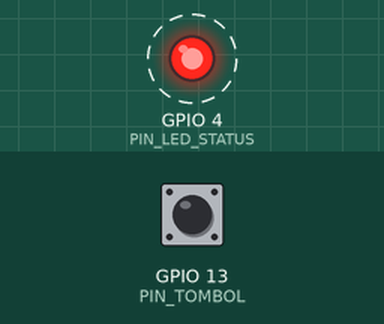
Bench run of a sketch on a simulated ESP32. On the bench: output pins drawn as LEDs (lit = HIGH). Dashed ring = blinking. The inputs (shaded band) are chosen by the test bench; at power-on: GPIO 13 (PIN_TOMBOL) HIGH. What the sketch prints to the serial monitor is not drawn.

Above: at 1.2 s.
1.3 s: GPIO 13 (PIN_TOMBOL) pulled LOW for 0.15 s
Timing chart, 0 to 10.3 s (numbered marks = the images above; inputs shaded):
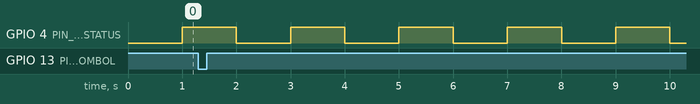

Measured:
- by itself, GPIO 4 (PIN_LED_STATUS): alternates HIGH for 1.0 s and LOW for 1.0 s

The sketch:

modul08_obat_millis.ino
```cpp
// Modul 8 - Praktik 1 (bagian B): obatnya, pola millis()
// Rangkaian sama: LED status di D4, tombol di D13.
// LED tetap berganti setiap 1 detik, tetapi tombol diperiksa ribuan kali per detik.

const int PIN_LED_STATUS = 4;
const int PIN_TOMBOL = 13;
const unsigned long JEDA_KEDIP = 1000;  // LED berganti setiap 1 detik, sama seperti versi delay()
const unsigned long JEDA_LAPOR = 2000;  // lapor setiap 2 detik
const unsigned long JEDA_PANTUL = 30;   // milidetik: bacaan tombol harus tenang selama ini

unsigned long waktuKedipTerakhir = 0;
unsigned long waktuLaporTerakhir = 0;
unsigned long waktuBacaanBerubah = 0;
bool ledMenyala = false;
int bacaanTadi = HIGH;
int tombolStabil = HIGH;
int jumlahTekan = 0;
unsigned long jumlahPutaran = 0;  // putaran loop() sejak laporan terakhir

void setup() {
  Serial.begin(115200);
  pinMode(PIN_LED_STATUS, OUTPUT);
  pinMode(PIN_TOMBOL, INPUT_PULLUP);
  Serial.println("Praktik 1B - versi millis(): tekan tombol 5 kali lagi.");
}

void loop() {
  unsigned long sekarang = millis();
  jumlahPutaran++;

  // Tugas 1: LED, dengan pola millis(): "sudah lewat 1 detik sejak terakhir berganti?"
  if (sekarang - waktuKedipTerakhir >= JEDA_KEDIP) {
    waktuKedipTerakhir = sekarang;
    ledMenyala = !ledMenyala;
    digitalWrite(PIN_LED_STATUS, ledMenyala);
  }

  // Tugas 2: tombol, diperiksa di setiap putaran
  int bacaan = digitalRead(PIN_TOMBOL);
  if (bacaan != bacaanTadi) {
    bacaanTadi = bacaan;
    waktuBacaanBerubah = sekarang;
  }
  if (bacaan != tombolStabil && sekarang - waktuBacaanBerubah >= JEDA_PANTUL) {
    tombolStabil = bacaan;
    if (tombolStabil == LOW) {
      jumlahTekan++;
      Serial.println("Tombol ditekan!");
    }
  }

  // Tugas 3: laporan setiap 2 detik, termasuk berapa kali loop() sempat berputar
  if (sekarang - waktuLaporTerakhir >= JEDA_LAPOR) {
    waktuLaporTerakhir = sekarang;
    Serial.print("Detik ke-");
    Serial.print(sekarang / 1000);
    Serial.print(": loop() berputar ");
    Serial.print(jumlahPutaran);
    Serial.print(" kali dalam 2 detik terakhir. Tombol tercatat: ");
    Serial.print(jumlahTekan);
    Serial.println(" kali.");
    jumlahPutaran = 0;
  }
}
```
